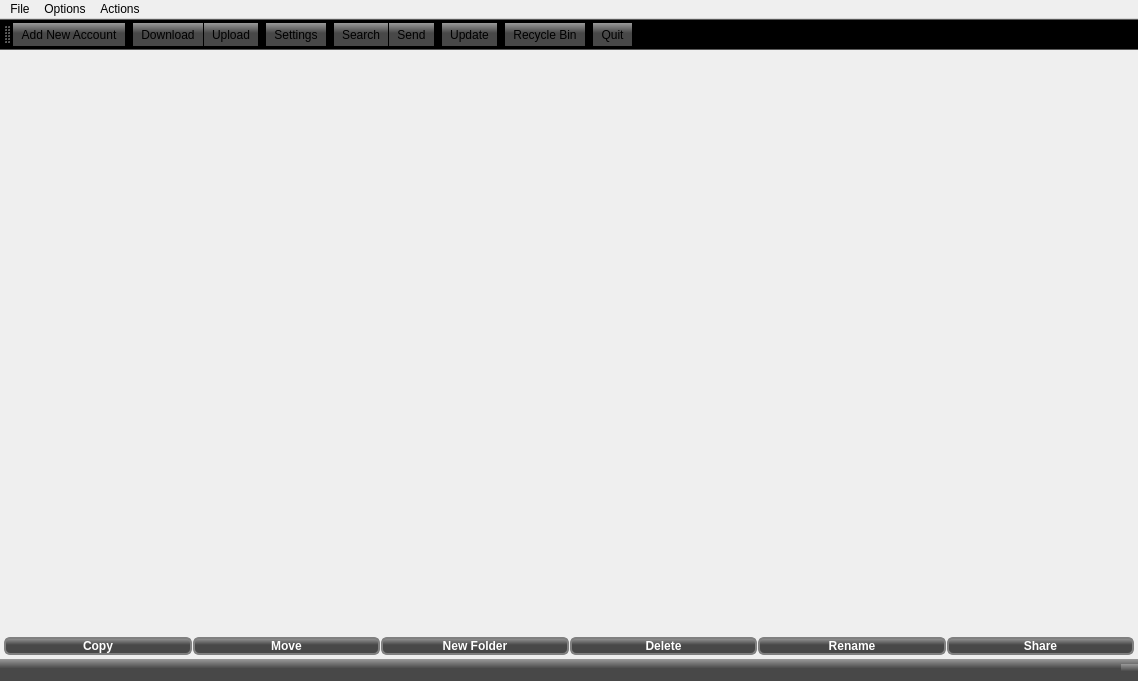
<?xml version="1.0" encoding="UTF-8"?>
<ui version="4.0">
 <class>MainWindow</class>
 <widget class="QMainWindow" name="MainWindow">
  <property name="geometry">
   <rect>
    <x>0</x>
    <y>0</y>
    <width>1138</width>
    <height>681</height>
   </rect>
  </property>
  <property name="sizePolicy">
   <sizepolicy hsizetype="Preferred" vsizetype="Maximum">
    <horstretch>0</horstretch>
    <verstretch>0</verstretch>
   </sizepolicy>
  </property>
  <property name="windowTitle">
   <string>Google Drive</string>
  </property>
  <property name="styleSheet">
   <string notr="true"/>
  </property>
  <property name="locale">
   <locale language="English" country="UnitedStates"/>
  </property>
  <property name="documentMode">
   <bool>false</bool>
  </property>
  <widget class="QWidget" name="centralWidget">
   <layout class="QHBoxLayout" name="horizontalLayout">
    <property name="spacing">
     <number>0</number>
    </property>
    <property name="leftMargin">
     <number>0</number>
    </property>
    <property name="topMargin">
     <number>0</number>
    </property>
    <property name="rightMargin">
     <number>0</number>
    </property>
    <property name="bottomMargin">
     <number>4</number>
    </property>
    <item>
     <layout class="QVBoxLayout" name="verticalLayout">
      <item>
       <widget class="QWidget" name="panelsWidget" native="true">
        <property name="sizePolicy">
         <sizepolicy hsizetype="Preferred" vsizetype="Preferred">
          <horstretch>0</horstretch>
          <verstretch>90</verstretch>
         </sizepolicy>
        </property>
       </widget>
      </item>
      <item>
       <layout class="QHBoxLayout" name="buttonsHLayout">
        <property name="spacing">
         <number>1</number>
        </property>
        <property name="leftMargin">
         <number>4</number>
        </property>
        <property name="topMargin">
         <number>0</number>
        </property>
        <property name="rightMargin">
         <number>4</number>
        </property>
        <property name="bottomMargin">
         <number>0</number>
        </property>
        <item>
         <widget class="QPushButton" name="copyButton">
          <property name="font">
           <font>
            <family>Arial</family>
            <pointsize>9</pointsize>
            <weight>75</weight>
            <bold>true</bold>
           </font>
          </property>
          <property name="cursor">
           <cursorShape>PointingHandCursor</cursorShape>
          </property>
          <property name="styleSheet">
           <string notr="true">background-color: qlineargradient(spread:pad, x1:1, y1:0.432, x2:1, y2:0, stop:0 rgba(72, 72, 72, 255), stop:1 rgba(154, 154, 154, 255));
color: rgb(255, 255, 255);
border: 2px solid gray;
border-top-right-radius: 6px;
border-bottom-right-radius: 6px;
border-top-left-radius: 6px;
border-bottom-left-radius: 6px;
width: 16px;</string>
          </property>
          <property name="text">
           <string>Copy</string>
          </property>
          <property name="icon">
           <iconset resource="../../resource.qrc">
            <normaloff>:/ico/res/copy.png</normaloff>:/ico/res/copy.png</iconset>
          </property>
         </widget>
        </item>
        <item>
         <widget class="QPushButton" name="moveButton">
          <property name="font">
           <font>
            <family>Arial</family>
            <pointsize>9</pointsize>
            <weight>75</weight>
            <bold>true</bold>
           </font>
          </property>
          <property name="cursor">
           <cursorShape>PointingHandCursor</cursorShape>
          </property>
          <property name="styleSheet">
           <string notr="true">background-color: qlineargradient(spread:pad, x1:1, y1:0.432, x2:1, y2:0, stop:0 rgba(72, 72, 72, 255), stop:1 rgba(154, 154, 154, 255));
color: rgb(255, 255, 255);
border: 2px solid gray;
border-top-right-radius: 6px;
border-bottom-right-radius: 6px;
border-top-left-radius: 6px;
border-bottom-left-radius: 6px;
width: 16px;</string>
          </property>
          <property name="text">
           <string>Move</string>
          </property>
          <property name="icon">
           <iconset resource="../../resource.qrc">
            <normaloff>:/ico/res/move.png</normaloff>:/ico/res/move.png</iconset>
          </property>
         </widget>
        </item>
        <item>
         <widget class="QPushButton" name="newFolderButton">
          <property name="font">
           <font>
            <family>Arial</family>
            <pointsize>9</pointsize>
            <weight>75</weight>
            <bold>true</bold>
           </font>
          </property>
          <property name="cursor">
           <cursorShape>PointingHandCursor</cursorShape>
          </property>
          <property name="styleSheet">
           <string notr="true">background-color: qlineargradient(spread:pad, x1:1, y1:0.432, x2:1, y2:0, stop:0 rgba(72, 72, 72, 255), stop:1 rgba(154, 154, 154, 255));
color: rgb(255, 255, 255);
border: 2px solid gray;
border-top-right-radius: 6px;
border-bottom-right-radius: 6px;
border-top-left-radius: 6px;
border-bottom-left-radius: 6px;
width: 16px;</string>
          </property>
          <property name="text">
           <string>New Folder</string>
          </property>
          <property name="icon">
           <iconset resource="../../resource.qrc">
            <normaloff>:/ico/new-folder</normaloff>:/ico/new-folder</iconset>
          </property>
         </widget>
        </item>
        <item>
         <widget class="QPushButton" name="deleteButton">
          <property name="font">
           <font>
            <family>Arial</family>
            <pointsize>9</pointsize>
            <weight>75</weight>
            <bold>true</bold>
           </font>
          </property>
          <property name="cursor">
           <cursorShape>PointingHandCursor</cursorShape>
          </property>
          <property name="styleSheet">
           <string notr="true">background-color: qlineargradient(spread:pad, x1:1, y1:0.432, x2:1, y2:0, stop:0 rgba(72, 72, 72, 255), stop:1 rgba(154, 154, 154, 255));
color: rgb(255, 255, 255);
border: 2px solid gray;
border-top-right-radius: 6px;
border-bottom-right-radius: 6px;
border-top-left-radius: 6px;
border-bottom-left-radius: 6px;
width: 16px;</string>
          </property>
          <property name="text">
           <string>Delete</string>
          </property>
          <property name="icon">
           <iconset resource="../../resource.qrc">
            <normaloff>:/ico/res/delete.png</normaloff>:/ico/res/delete.png</iconset>
          </property>
         </widget>
        </item>
        <item>
         <widget class="QPushButton" name="renameButton">
          <property name="font">
           <font>
            <family>Arial</family>
            <pointsize>9</pointsize>
            <weight>75</weight>
            <bold>true</bold>
           </font>
          </property>
          <property name="cursor">
           <cursorShape>PointingHandCursor</cursorShape>
          </property>
          <property name="styleSheet">
           <string notr="true">background-color: qlineargradient(spread:pad, x1:1, y1:0.432, x2:1, y2:0, stop:0 rgba(72, 72, 72, 255), stop:1 rgba(154, 154, 154, 255));
color: rgb(255, 255, 255);
border: 2px solid gray;
border-top-right-radius: 6px;
border-bottom-right-radius: 6px;
border-top-left-radius: 6px;
border-bottom-left-radius: 6px;
width: 16px;</string>
          </property>
          <property name="text">
           <string>Rename</string>
          </property>
          <property name="icon">
           <iconset resource="../../resource.qrc">
            <normaloff>:/ico/res/rename.png</normaloff>:/ico/res/rename.png</iconset>
          </property>
         </widget>
        </item>
        <item>
         <widget class="QPushButton" name="shareButton">
          <property name="font">
           <font>
            <family>Arial</family>
            <pointsize>9</pointsize>
            <weight>75</weight>
            <bold>true</bold>
           </font>
          </property>
          <property name="cursor">
           <cursorShape>PointingHandCursor</cursorShape>
          </property>
          <property name="styleSheet">
           <string notr="true">background-color: qlineargradient(spread:pad, x1:1, y1:0.432, x2:1, y2:0, stop:0 rgba(72, 72, 72, 255), stop:1 rgba(154, 154, 154, 255));
color: rgb(255, 255, 255);
border: 2px solid gray;
border-top-right-radius: 6px;
border-bottom-right-radius: 6px;
border-top-left-radius: 6px;
border-bottom-left-radius: 6px;
width: 16px;</string>
          </property>
          <property name="text">
           <string>Share</string>
          </property>
         </widget>
        </item>
       </layout>
      </item>
     </layout>
    </item>
   </layout>
  </widget>
  <widget class="QMenuBar" name="menuBar">
   <property name="geometry">
    <rect>
     <x>0</x>
     <y>0</y>
     <width>1138</width>
     <height>21</height>
    </rect>
   </property>
   <widget class="QMenu" name="menuFile">
    <property name="title">
     <string>File</string>
    </property>
    <addaction name="actionLogin"/>
    <addaction name="actionQuit"/>
   </widget>
   <widget class="QMenu" name="menuOptions">
    <property name="title">
     <string>Options</string>
    </property>
    <addaction name="actionSettings"/>
   </widget>
   <widget class="QMenu" name="menuActions">
    <property name="title">
     <string>Actions</string>
    </property>
    <addaction name="actionDownload"/>
    <addaction name="actionUpload"/>
    <addaction name="actionUpdate"/>
    <addaction name="actionSearch"/>
   </widget>
   <addaction name="menuFile"/>
   <addaction name="menuOptions"/>
   <addaction name="menuActions"/>
  </widget>
  <widget class="QStatusBar" name="statusBar">
   <property name="styleSheet">
    <string notr="true">background-color: qlineargradient(spread:pad, x1:1, y1:0.432, x2:1, y2:0, stop:0 rgba(72, 72, 72, 255), stop:1 rgba(154, 154, 154, 255));
color: rgb(255, 255, 255);</string>
   </property>
   <property name="sizeGripEnabled">
    <bool>true</bool>
   </property>
  </widget>
  <widget class="QToolBar" name="mainToolBar">
   <property name="styleSheet">
    <string notr="true">background-color: qlineargradient(spread:pad, x1:1, y1:0.432, x2:1, y2:0, stop:0 rgba(72, 72, 72, 255), stop:1 rgba(154, 154, 154, 255));</string>
   </property>
   <property name="movable">
    <bool>true</bool>
   </property>
   <attribute name="toolBarArea">
    <enum>TopToolBarArea</enum>
   </attribute>
   <attribute name="toolBarBreak">
    <bool>false</bool>
   </attribute>
   <addaction name="actionLogin"/>
   <addaction name="separator"/>
   <addaction name="actionDownload"/>
   <addaction name="actionUpload"/>
   <addaction name="separator"/>
   <addaction name="actionSettings"/>
   <addaction name="separator"/>
   <addaction name="actionSearch"/>
   <addaction name="actionSend"/>
   <addaction name="separator"/>
   <addaction name="actionUpdate"/>
   <addaction name="separator"/>
   <addaction name="actionRecycleBin"/>
   <addaction name="separator"/>
   <addaction name="actionQuit"/>
  </widget>
  <action name="actionSettings">
   <property name="icon">
    <iconset resource="../../resource.qrc">
     <normaloff>:/ico/settings</normaloff>:/ico/settings</iconset>
   </property>
   <property name="text">
    <string>Settings</string>
   </property>
   <property name="iconText">
    <string>Settings</string>
   </property>
  </action>
  <action name="actionDownload">
   <property name="icon">
    <iconset resource="../../resource.qrc">
     <normaloff>:/ico/download</normaloff>:/ico/download</iconset>
   </property>
   <property name="text">
    <string>Download</string>
   </property>
  </action>
  <action name="actionUpload">
   <property name="icon">
    <iconset resource="../../resource.qrc">
     <normaloff>:/ico/upload</normaloff>:/ico/upload</iconset>
   </property>
   <property name="text">
    <string>Upload</string>
   </property>
  </action>
  <action name="actionLogin">
   <property name="icon">
    <iconset resource="../../resource.qrc">
     <normaloff>:/ico/login</normaloff>:/ico/login</iconset>
   </property>
   <property name="text">
    <string>Add New Account</string>
   </property>
  </action>
  <action name="actionQuit">
   <property name="icon">
    <iconset resource="../../resource.qrc">
     <normaloff>:/ico/quit</normaloff>:/ico/quit</iconset>
   </property>
   <property name="text">
    <string>Quit</string>
   </property>
  </action>
  <action name="actionUpdate">
   <property name="icon">
    <iconset resource="../../resource.qrc">
     <normaloff>:/ico/update</normaloff>:/ico/update</iconset>
   </property>
   <property name="text">
    <string>Update</string>
   </property>
  </action>
  <action name="actionRecycleBin">
   <property name="icon">
    <iconset resource="../../resource.qrc">
     <normaloff>:/ico/trash</normaloff>:/ico/trash</iconset>
   </property>
   <property name="text">
    <string>Recycle Bin</string>
   </property>
  </action>
  <action name="actionSearch">
   <property name="icon">
    <iconset resource="../../resource.qrc">
     <normaloff>:/ico/search</normaloff>:/ico/search</iconset>
   </property>
   <property name="text">
    <string>Search</string>
   </property>
  </action>
  <action name="actionSend">
   <property name="icon">
    <iconset resource="../../resource.qrc">
     <normaloff>:/ico/send</normaloff>:/ico/send</iconset>
   </property>
   <property name="text">
    <string>Send</string>
   </property>
  </action>
  <action name="actionAbout">
   <property name="icon">
    <iconset resource="../../resource.qrc">
     <normaloff>:/ico/information</normaloff>:/ico/information</iconset>
   </property>
   <property name="text">
    <string>About</string>
   </property>
  </action>
 </widget>
 <layoutdefault spacing="6" margin="11"/>
 <resources>
  <include location="../../resource.qrc"/>
 </resources>
 <connections/>
</ui>
